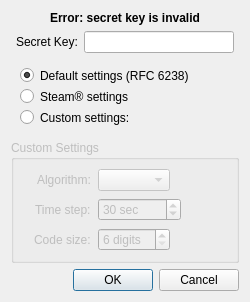
<?xml version="1.0" encoding="UTF-8"?>
<ui version="4.0">
 <class>TotpSetupDialog</class>
 <widget class="QDialog" name="TotpSetupDialog">
  <property name="geometry">
   <rect>
    <x>0</x>
    <y>0</y>
    <width>249</width>
    <height>278</height>
   </rect>
  </property>
  <property name="windowTitle">
   <string>Setup TOTP</string>
  </property>
  <layout class="QVBoxLayout" name="verticalLayout">
   <item>
    <widget class="QLabel" name="invalidKeyLabel">
     <property name="font">
      <font>
       <weight>75</weight>
       <bold>true</bold>
      </font>
     </property>
     <property name="text">
      <string>Error: secret key is invalid</string>
     </property>
     <property name="alignment">
      <set>Qt::AlignCenter</set>
     </property>
    </widget>
   </item>
   <item>
    <layout class="QHBoxLayout" name="horizontalLayout_2">
     <property name="leftMargin">
      <number>5</number>
     </property>
     <property name="rightMargin">
      <number>5</number>
     </property>
     <item>
      <widget class="QLabel" name="label_3">
       <property name="text">
        <string>Secret Key:</string>
       </property>
      </widget>
     </item>
     <item>
      <widget class="QLineEdit" name="seedEdit">
       <property name="sizePolicy">
        <sizepolicy hsizetype="MinimumExpanding" vsizetype="Fixed">
         <horstretch>0</horstretch>
         <verstretch>0</verstretch>
        </sizepolicy>
       </property>
       <property name="minimumSize">
        <size>
         <width>150</width>
         <height>0</height>
        </size>
       </property>
       <property name="toolTip">
        <string>Secret key must be in Base32 format</string>
       </property>
       <property name="accessibleName">
        <string>Secret key field</string>
       </property>
      </widget>
     </item>
    </layout>
   </item>
   <item>
    <widget class="QGroupBox" name="groupBox">
     <property name="styleSheet">
      <string notr="true">border:none</string>
     </property>
     <property name="title">
      <string/>
     </property>
     <property name="flat">
      <bool>false</bool>
     </property>
     <property name="checkable">
      <bool>false</bool>
     </property>
     <layout class="QVBoxLayout" name="verticalLayout_3">
      <item>
       <widget class="QRadioButton" name="radioDefault">
        <property name="text">
         <string>Default settings (RFC 6238)</string>
        </property>
        <property name="checked">
         <bool>true</bool>
        </property>
        <attribute name="buttonGroup">
         <string notr="true">settingsButtonGroup</string>
        </attribute>
       </widget>
      </item>
      <item>
       <widget class="QRadioButton" name="radioSteam">
        <property name="text">
         <string>Steam® settings</string>
        </property>
        <attribute name="buttonGroup">
         <string notr="true">settingsButtonGroup</string>
        </attribute>
       </widget>
      </item>
      <item>
       <widget class="QRadioButton" name="radioCustom">
        <property name="text">
         <string>Custom settings:</string>
        </property>
        <attribute name="buttonGroup">
         <string notr="true">settingsButtonGroup</string>
        </attribute>
       </widget>
      </item>
     </layout>
    </widget>
   </item>
   <item>
    <widget class="QGroupBox" name="customSettingsGroup">
     <property name="enabled">
      <bool>false</bool>
     </property>
     <property name="title">
      <string>Custom Settings</string>
     </property>
     <layout class="QFormLayout" name="formLayout_3">
      <property name="fieldGrowthPolicy">
       <enum>QFormLayout::ExpandingFieldsGrow</enum>
      </property>
      <property name="rowWrapPolicy">
       <enum>QFormLayout::DontWrapRows</enum>
      </property>
      <property name="labelAlignment">
       <set>Qt::AlignRight|Qt::AlignTop|Qt::AlignTrailing</set>
      </property>
      <property name="horizontalSpacing">
       <number>7</number>
      </property>
      <property name="verticalSpacing">
       <number>7</number>
      </property>
      <property name="leftMargin">
       <number>20</number>
      </property>
      <property name="rightMargin">
       <number>20</number>
      </property>
      <item row="1" column="0">
       <widget class="QLabel" name="algorithmLabel">
        <property name="text">
         <string>Algorithm:</string>
        </property>
       </widget>
      </item>
      <item row="1" column="1">
       <widget class="QComboBox" name="algorithmComboBox"/>
      </item>
      <item row="2" column="0">
       <widget class="QLabel" name="stepLabel">
        <property name="text">
         <string>Time step:</string>
        </property>
       </widget>
      </item>
      <item row="2" column="1">
       <widget class="QSpinBox" name="stepSpinBox">
        <property name="accessibleName">
         <string>Time step field</string>
        </property>
        <property name="suffix">
         <string comment="Seconds"> sec</string>
        </property>
        <property name="minimum">
         <number>1</number>
        </property>
        <property name="maximum">
         <number>86400</number>
        </property>
        <property name="value">
         <number>30</number>
        </property>
       </widget>
      </item>
      <item row="3" column="0">
       <widget class="QLabel" name="digitsLabel">
        <property name="text">
         <string>Code size:</string>
        </property>
       </widget>
      </item>
      <item row="3" column="1">
       <widget class="QSpinBox" name="digitsSpinBox">
        <property name="suffix">
         <string> digits</string>
        </property>
        <property name="minimum">
         <number>6</number>
        </property>
        <property name="maximum">
         <number>10</number>
        </property>
        <property name="singleStep">
         <number>1</number>
        </property>
       </widget>
      </item>
     </layout>
    </widget>
   </item>
   <item>
    <widget class="QDialogButtonBox" name="buttonBox">
     <property name="orientation">
      <enum>Qt::Horizontal</enum>
     </property>
     <property name="standardButtons">
      <set>QDialogButtonBox::Cancel|QDialogButtonBox::Ok</set>
     </property>
    </widget>
   </item>
  </layout>
  <zorder>customSettingsGroup</zorder>
  <zorder>buttonBox</zorder>
  <zorder>groupBox</zorder>
  <zorder>invalidKeyLabel</zorder>
 </widget>
 <tabstops>
  <tabstop>seedEdit</tabstop>
  <tabstop>radioDefault</tabstop>
  <tabstop>radioSteam</tabstop>
  <tabstop>radioCustom</tabstop>
  <tabstop>algorithmComboBox</tabstop>
  <tabstop>stepSpinBox</tabstop>
  <tabstop>digitsSpinBox</tabstop>
 </tabstops>
 <resources/>
 <connections/>
 <buttongroups>
  <buttongroup name="settingsButtonGroup"/>
 </buttongroups>
</ui>
